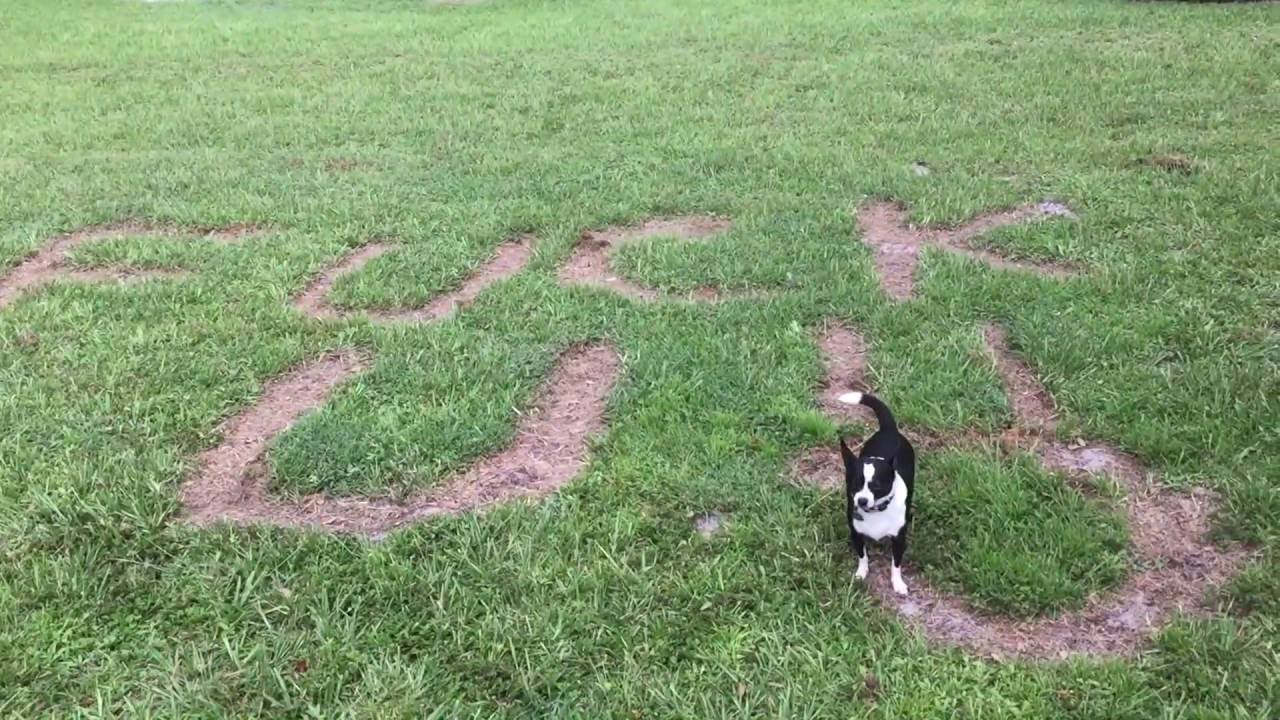
#> input picture image-segmentation/grass.jpg, 1280 x 720 px
$ python seg.py grass.jpg 5
#> lines starting #> are read from the running program, lines starting #| are printed output that depends on the picture; after the words box and inside, x2 and y2 are one past the last pixel; in counts of white or black regions, pixels touching at a corner belong together
### image-segmentation/utiltools.py
import cv2
import numpy as np
from matplotlib import pyplot

def plot_img(*content):
    # configura o espaçamento dos subplots
    pyplot.subplots_adjust(bottom=0, top=.97, left=0, right=1, wspace=.06, hspace=.06)
    # calcula a quantidade dos subplots
    plot_x = 2
    plot_y = len(content) // 2
    plot_i = 1

    for img, txt in content:
        pyplot.subplot(plot_x, plot_y, plot_i)
        plot_i += 1
        # imagem original
        try:
            ready_img = cv2.cvtColor(img, cv2.COLOR_GRAY2RGB)
        except:
            ready_img = img[:, :, ::-1]

        pyplot.axis("off")
        pyplot.imshow(ready_img)
        # plota o texto correspondente a imagem no mesmo subplot
        plot_txt(txt)

def plot_txt(txt):
    pyplot.text(1, -9, txt)

### image-segmentation/seg.py
import cv2
from matplotlib import pyplot
import numpy as np
import sys
from utiltools import plot_img

# pega o caminho da imagem por meio de um parâmetro do terminal
img_path = sys.argv[1]
# verifica se não existe um parâmetro especificando o tamanho do kernel
if len(sys.argv) == 2:
    sys.argv.append(5)

# imagem BGR sem nenhum processamento
src_img = cv2.imread(img_path)
#> src_img is the input picture: shape (720, 1280, 3); mean B, G, R 111.9, 152.7, 130.8

# converte a imagem para tons de cinza
gray_img = cv2.cvtColor(src_img, cv2.COLOR_BGR2GRAY)
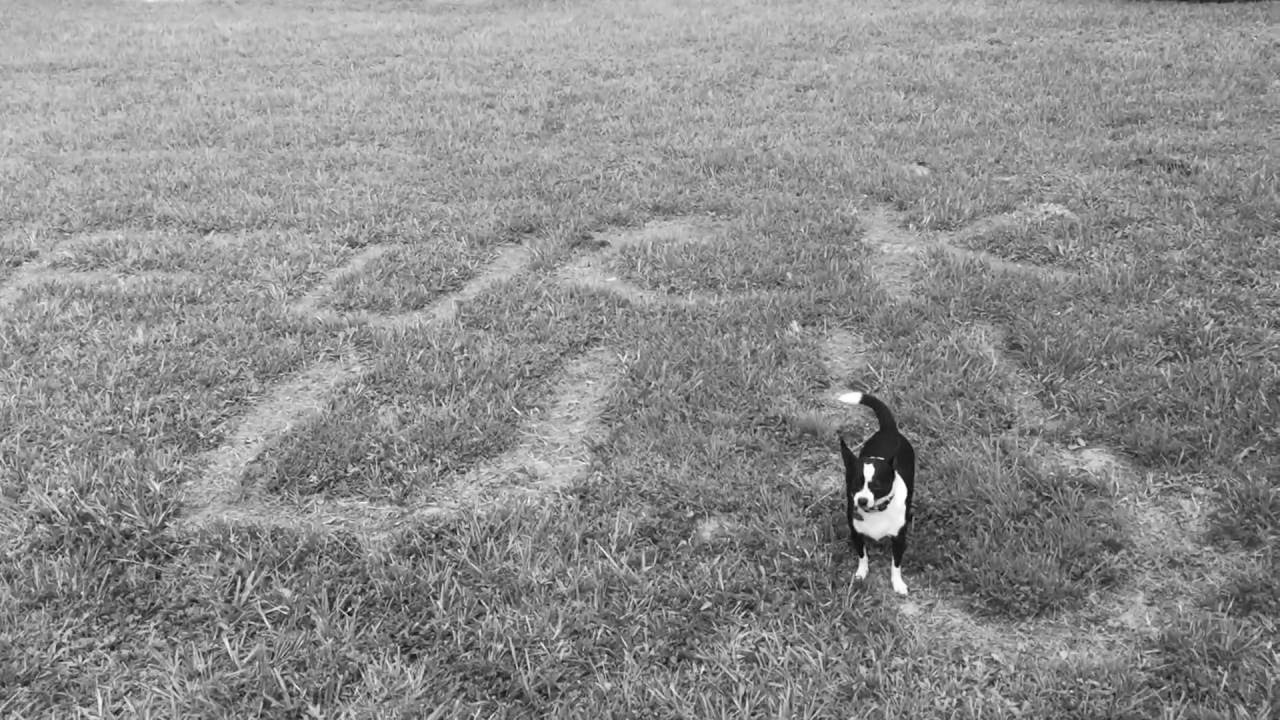
#> gray_img: shape (720, 1280); min 1, max 255, mean 141.5

# # aplica o blur gaussiano (redução de ruído)
# suavized_img = cv2.GaussianBlur(gray_img, (7, 7), 0)
# # cv2.threshold(src, X, Y, flag) --> se o valor de um pixel for maior que X, ele será mudado para Y
# r, mask = cv2.threshold(suavized_img, 150, 255, cv2.THRESH_BINARY)

# binarização adaptativa
mask = cv2.adaptiveThreshold(gray_img, 255, cv2.ADAPTIVE_THRESH_GAUSSIAN_C,
                             cv2.THRESH_BINARY, 115, 1)
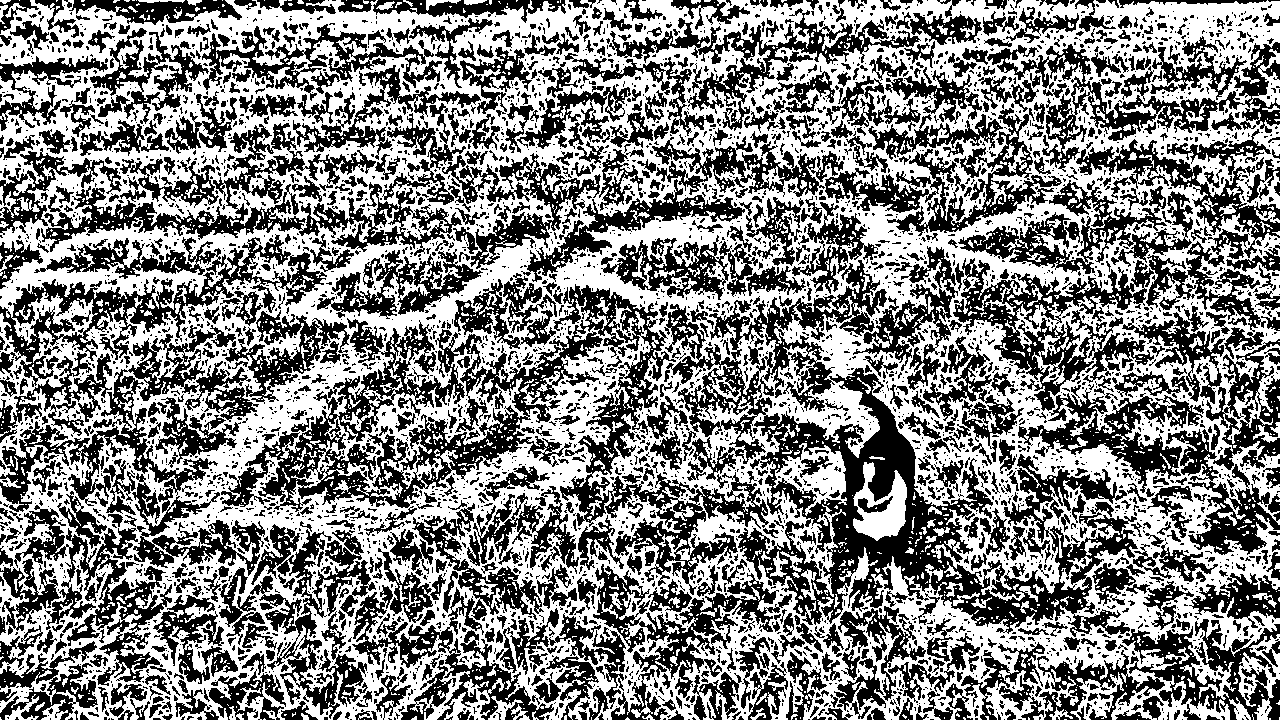
#> mask: shape (720, 1280); 51.8% white; 4683 black regions (3701 under 20 px), largest, box (x1, y1, x2, y2) and area: (664, 202, 1138, 637) 44692, (221, 284, 769, 595) 34804, (0, 325, 265, 576) 14328

# relacionado à convolução
kernel = np.ones((int(sys.argv[2]), int(sys.argv[2])), np.uint8)

# realiza a erosão da imagem
eroded_img = cv2.erode(mask, kernel, iterations=1)
#> eroded_img: shape (720, 1280); 5.6% white; 2552 white regions (2080 under 20 px), largest, box (x1, y1, x2, y2) and area: (1152, 4, 1261, 41) 1136, (855, 476, 905, 537) 1124, (310, 13, 441, 37) 1109

# realiza a dilatação da imagem
dilated_img = cv2.dilate(mask, kernel, iterations=1)
#> dilated_img: shape (720, 1280); 95.8% white; 2656 black regions (2179 under 20 px), largest, box (x1, y1, x2, y2) and area: (834, 396, 942, 575) 4950, (1205, 526, 1261, 550) 500, (1126, 443, 1162, 468) 406

# erosão seguida de uma dilatação
er_di_img = cv2.morphologyEx(mask, cv2.MORPH_OPEN, kernel)
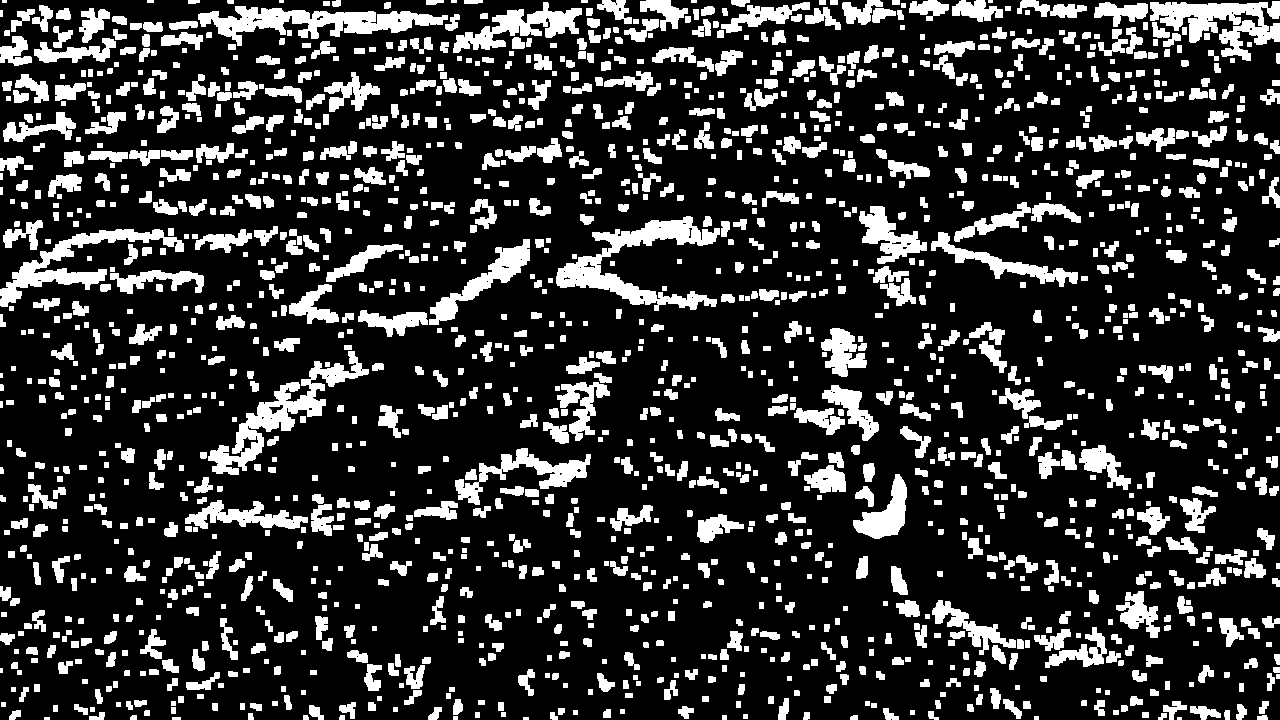
#> er_di_img: shape (720, 1280); 20.3% white; 1727 white regions (10 under 20 px), largest, box (x1, y1, x2, y2) and area: (556, 216, 720, 311) 4845, (198, 6, 448, 46) 4292, (208, 351, 369, 475) 4265

# dilatação seguida de uma erosão
di_er_img = cv2.morphologyEx(mask, cv2.MORPH_CLOSE, kernel)
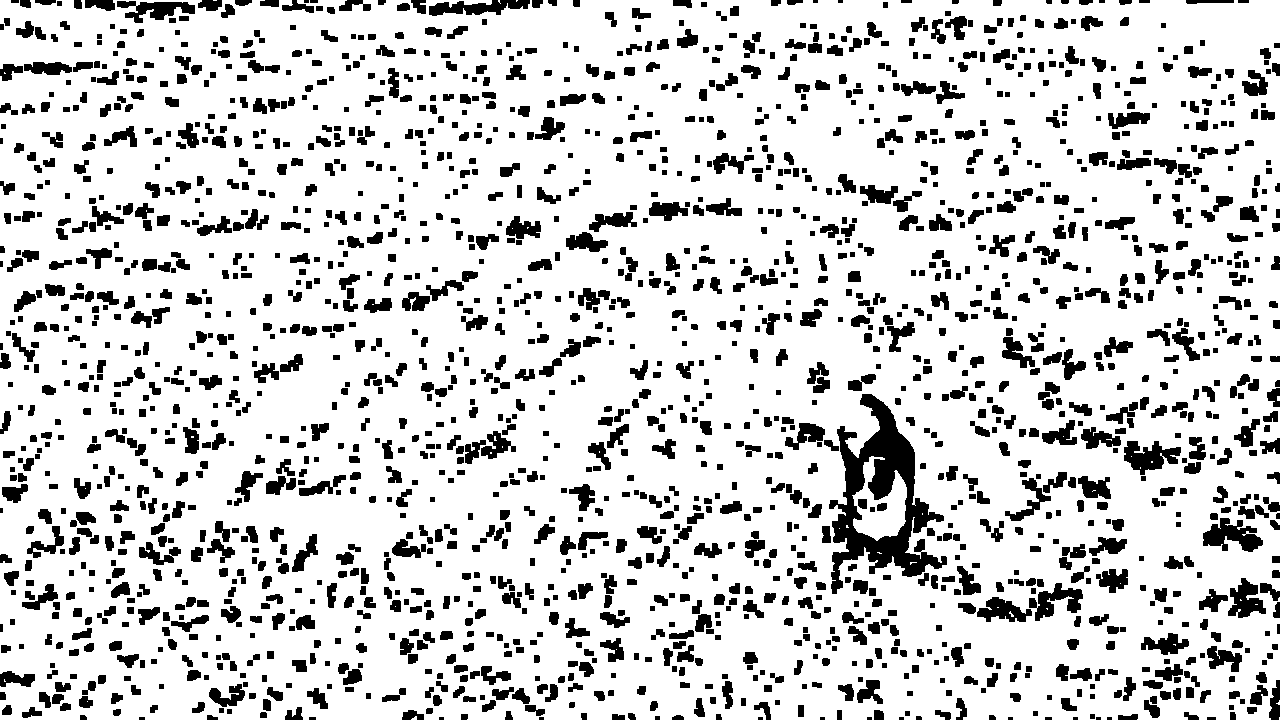
#> di_er_img: shape (720, 1280); 82.2% white; 1982 black regions (18 under 20 px), largest, box (x1, y1, x2, y2) and area: (829, 394, 947, 594) 8640, (1203, 518, 1263, 552) 1153, (1124, 441, 1181, 475) 1097

# Solução Alternativa -->

# # aplica a erosão e depois a dilatação
# er_di_img = cv2.dilate(cv2.erode(mask, kernel, iterations=1),
#                        kernel, iterations=1)
#
# # aplica a dilatação e depois a erosão
# di_er_img = cv2.erode(cv2.dilate(mask, kernel, iterations=1),
#                        kernel, iterations=1)

# organiza as imagens e os textos para serem exibidos
imgs = [src_img, mask, eroded_img, dilated_img, er_di_img, di_er_img]
txts = ["Original", "Binarizada", "Erosão", "Dilatação",
        "Erosão e depois Dilatação", "Dilatação e depois Erosão"]

plot_img(*zip(imgs, txts))
#> after the loop in plot_img, `for img, txt in content:`: plot_i = 7

pyplot.show()
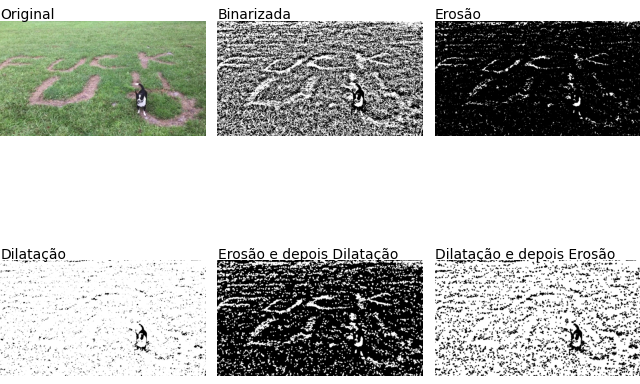
#> figure drawn by matplotlib, 6 panels
